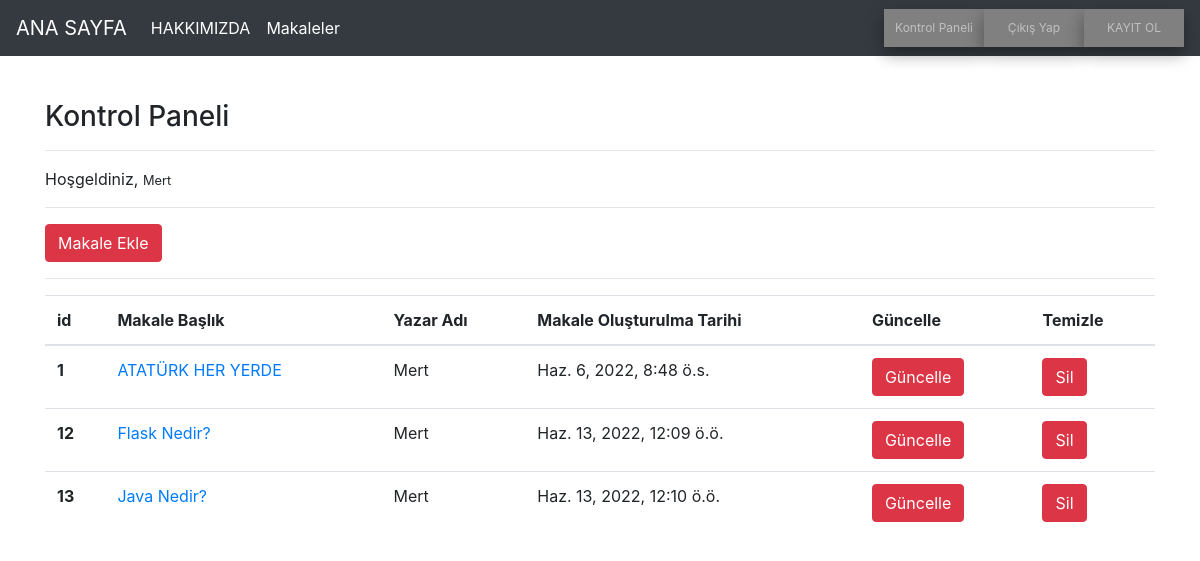
The app's page /articles/dashboard/ (signed in) with its own data.
### article/models.py (models this page shows, shortened)
class Article(models.Model):
   author = models.ForeignKey("auth.User" ,on_delete = models.CASCADE, verbose_name="Yazar")
   title = models.CharField(max_length=75, verbose_name="Başlık")
   content = RichTextField("İçerik")
   created_date = models.DateTimeField(auto_now_add=True, verbose_name="Oluşturulma Zamanı")
   article_image = models.FileField(blank = True,null = True,verbose_name="Makaleye Fotoğraf Ekleyin")

### article/views.py (the view)
# urls.py: path('dashboard/',views.dashboard,name = "dashboard"),
@login_required(login_url = "user:login")
def dashboard(request):
    articles = Article.objects.filter(author = request.user)
    context = {
        "articles":articles
    }
    return render(request,"dashboard.html",context)

### templates/dashboard.html
{% extends "layout.html" %}
{% block body %}
<h3>Kontrol Paneli</h3>
<hr>
<p>
    Hoşgeldiniz, <small>{{request.user.username}}</small>
</p>
<hr>
<a class = "btn btn-danger" href = "{% url 'article:addarticle' %}">Makale Ekle </a>
<hr>
{% if articles %}
<table class="table">
        <thead>
          <tr>
            <th scope="id">id</th>
            <th scope="Başlık">Makale Başlık</th>
            <th scope="Yazar">Yazar Adı</th>
            <th scope="Tarih">Makale Oluşturulma Tarihi</th>
            <th scope="Güncelle">Güncelle</th>
            <th scope="Sil">Temizle</th>
          </tr>
        </thead>
        <tbody>
          {% for article in articles %}
          <tr>
            <th scope="row">{{article.id}}</th>
            <td><a href="{% url 'article:detail' article.id %}">{{article.title}}</a></td>
            <td>{{article.author.username}}</td>
            <td>{{article.created_date}}</td>
            <td><a href="{% url 'article:update' article.id %}" class = "btn btn-danger">Güncelle</a></td>
            <td><a href="{% url 'article:delete' article.id %}" class = "btn btn-danger">Sil</a> </td>
          </tr>
          {% endfor %}
        </tbody>
      </table>
{% else %}
<div class = "alert alert-danger">
    Henüz bir makaleniz bulunmuyor...
</div>
{% endif %}
{% endblock body %}

### records on screen
Article: id "1", title "ATATÜRK HER YERDE", author.username "Mert", created_date "Haz. 6, 2022, 8:48 ö.s."
Article: id "12", title "Flask Nedir?", author.username "Mert", created_date "Haz. 13, 2022, 12:09 ö.ö."
Article: id "13", title "Java Nedir?", author.username "Mert", created_date "Haz. 13, 2022, 12:10 ö.ö."

### other values on screen
{{ request.user.username }} "Mert"
